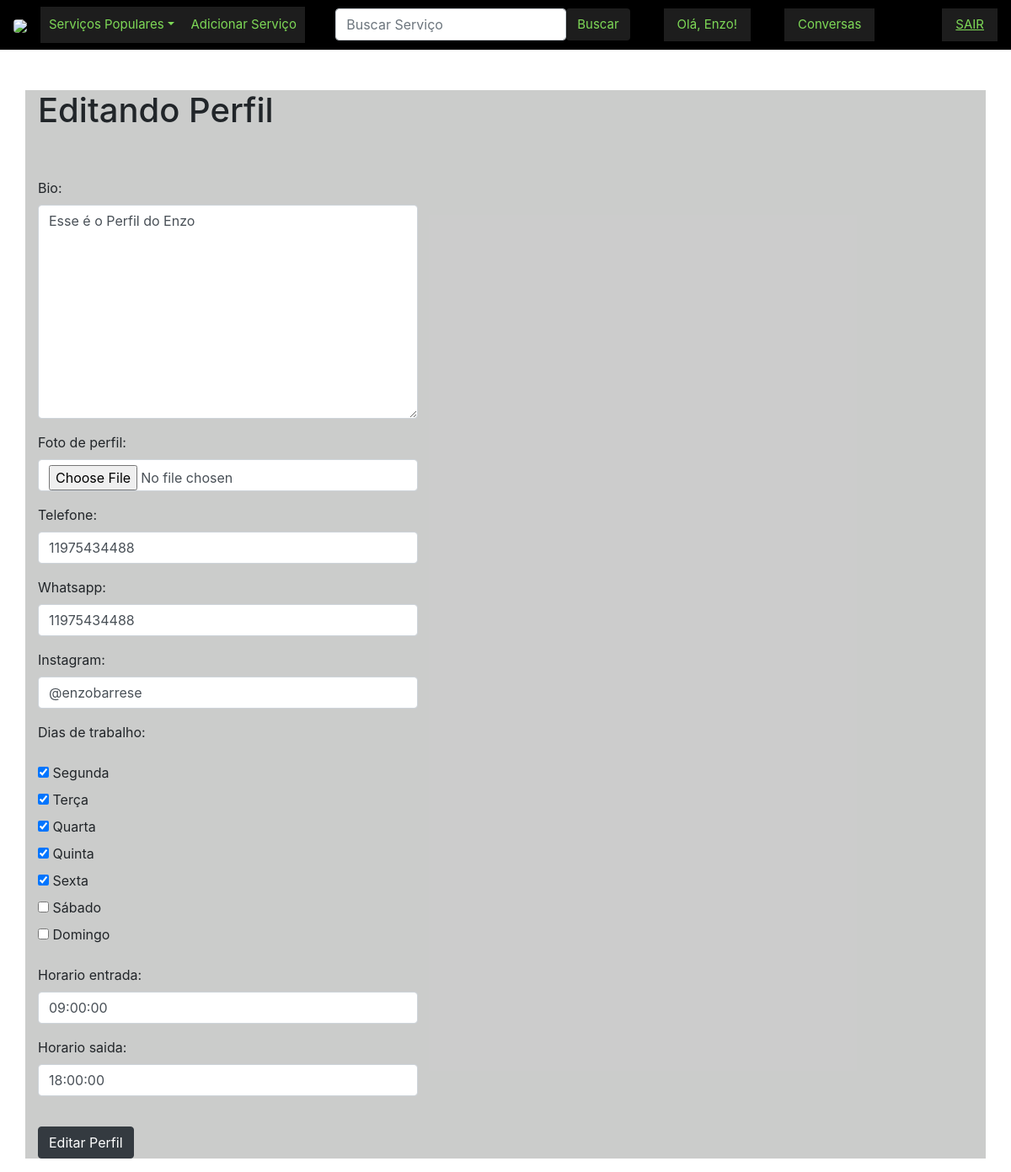
/usuarios/editando-perfil/ (signed in), run on an earlier commit of the app's database.
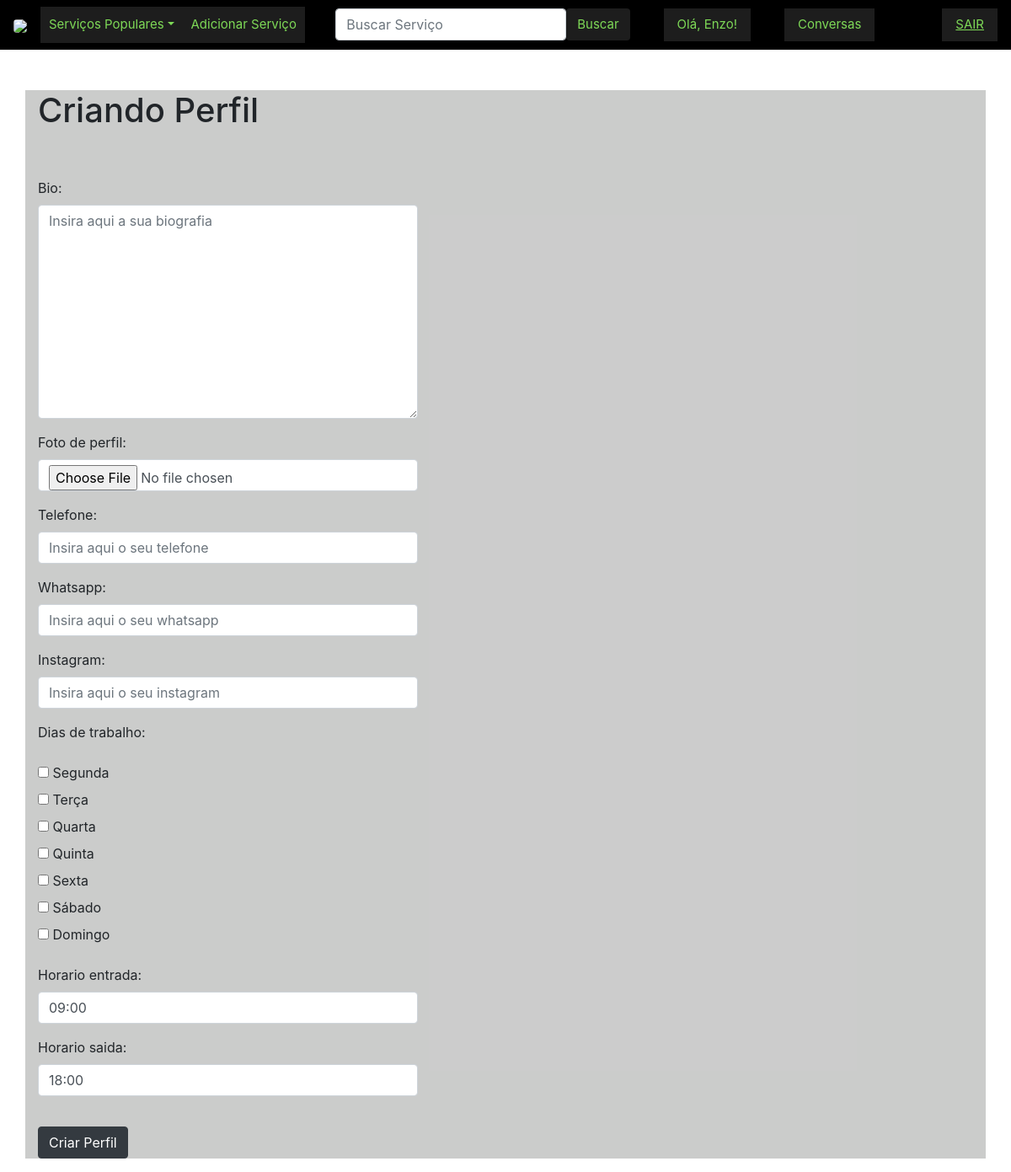
And on a later commit of the database.
### site_final/models.py (models this page shows)
class Perfil(models.Model):
    user = models.OneToOneField(User,null=True,on_delete=models.CASCADE)
    bio = models.TextField()
    foto_de_perfil = models.ImageField(null=True, blank=True,upload_to="imagens/perfil/")
    telefone = models.CharField(null=True, blank=True,max_length=11)
    whatsapp = models.CharField(null=True, blank=True,max_length=11)
    instagram = models.CharField(null=True, blank=True,max_length=25)
    dias_de_trabalho = models.ManyToManyField(DiaDaSemana)
    horario_entrada = models.TimeField(default='09:00')
    horario_saida = models.TimeField(default='18:00')
    nota_media = models.DecimalField(max_digits=3, decimal_places=2, default=0.0)
    numero_avaliacoes = models.IntegerField(default=0)

### usuarios_site/views.py (the view)
# urls.py: path('editando-perfil/', UserEditView.as_view(), name="editar_perfil"),
class UserEditView(generic.UpdateView):
    form_class = PerfilForm
    template_name = "registration/update_register.html"
    success_url = reverse_lazy('home')
    def get_object(self):
        perfil = Perfil.objects.filter(user=self.request.user)
        if perfil.exists():
            return perfil.first()
        else:
            return Perfil(user=self.request.user)

### site_final/context_processors.py (called while the page is built)
def categorias(request):
    cat=Categoria.objects.all()
    choices_dynamic = []
    for choice in cat:
        choices_dynamic.append(choice)
    return {'list_types': choices_dynamic}

### site_final/models.py (called while the page is built)
    def __str__(self):
        return self.nome

    def __str__(self):
        return self.dia

### usuarios_site/templates/registration/update_register.html (shortened to what this page needs)
{% extends 'base.html' %}
{% block content %}
<h1>{% if form.instance.pk %}Editando{% else %}Criando{% endif %} Perfil</h1>
<br/><br/>
<div class="form-group">
    <form method="POST" enctype="multipart/form-data">
        {{ form.as_p }}
        <button class="btn btn-dark">{% if form.instance.pk %}Editar{% else %}Criar{% endif %} Perfil</button>
    </form>
</div>
{% endblock %}

What changed in the data, as far as the page shows it:
removed Perfil: bio "Esse é o Perfil do Enzo", telefone "11975434488", whatsapp "11975434488", instagram "@enzobarrese", horario_entrada "09:00:00", horario_saida "18:00:00"
Also different on the page:
form field dias_de_trabalho: "☑ ☑ ☑ ☑ ☑ ☐ ☐" → "☐ ☐ ☐ ☐ ☐ ☐ ☐"
form field horario_entrada: (not shown) → "09:00"
form field horario_saida: (not shown) → "18:00"
text no longer shown: "Editando Editar"
text now shown: "Criando Criar"
